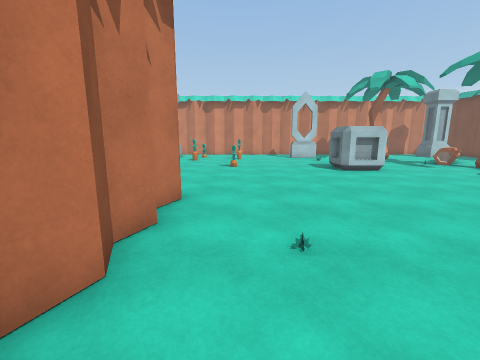
[1] (above)

19 first-person views from a walk through a Unity game level. The camera is 1.5 m above the floor, tilts 10° down and sees 90° across. The floor is counted in squares, 1 m on a side. Each view is taken from the middle of a square. On the plan, view 1 faces up. The plan holds only what a view shows up to about 13 squares ahead; the rest is blank. The place goes on beyond the plan. The player is left out. Surface patterns are stand-ins for the level's own textures.

[2]
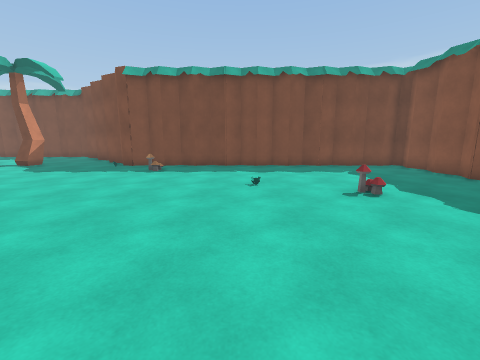

[3]
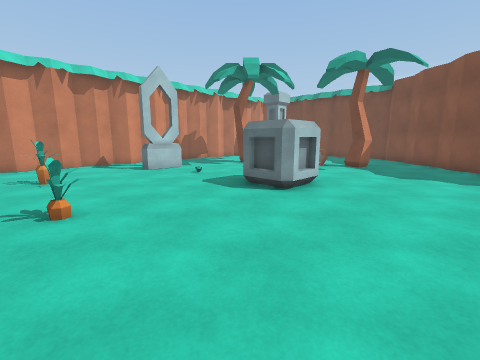

[4]
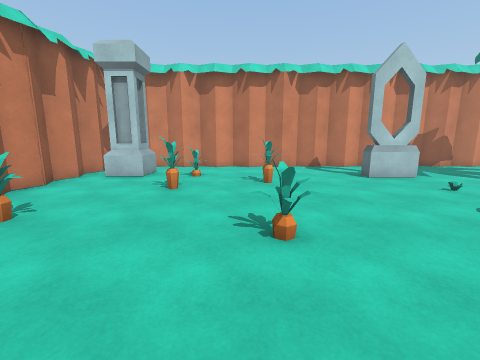

[5]
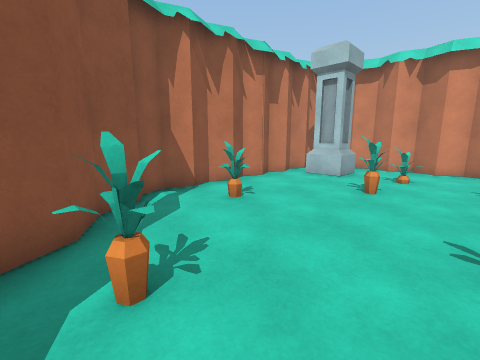

[6]
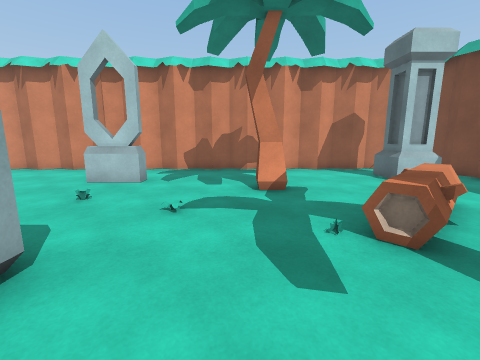

[7]
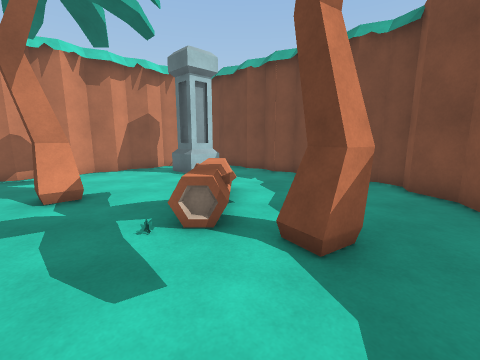

[8]
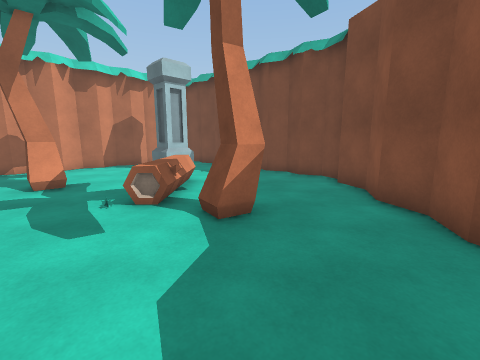

[9]
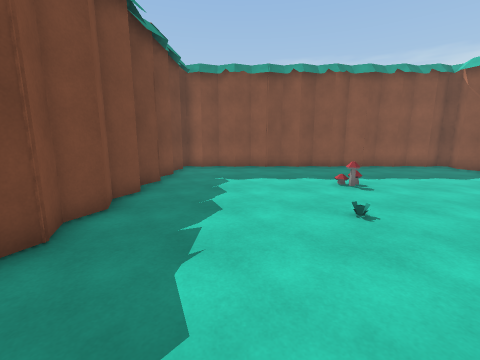

[10]
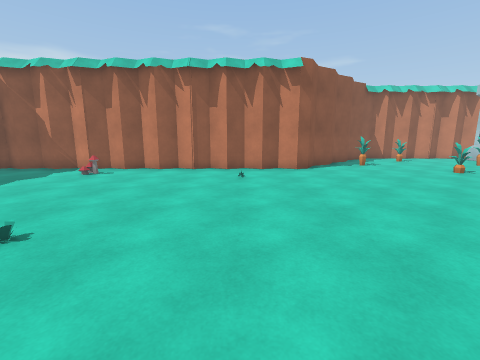

[11]
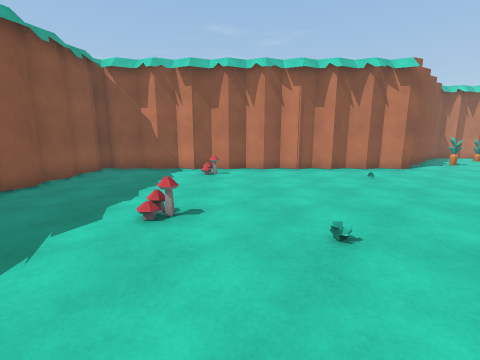

[12]
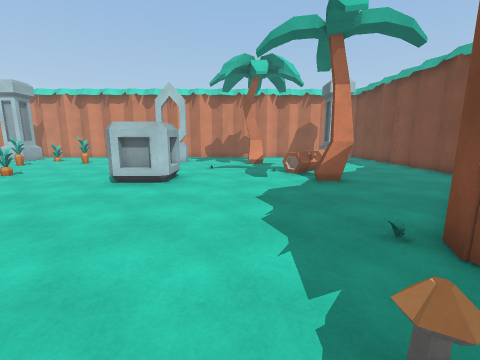

[13]
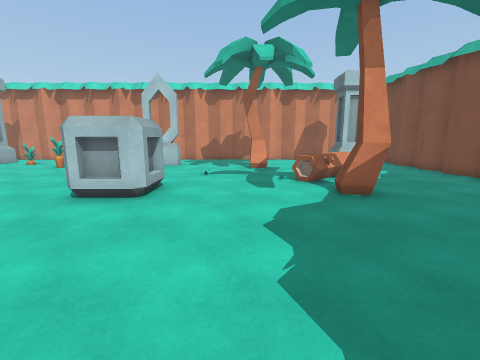

[14]
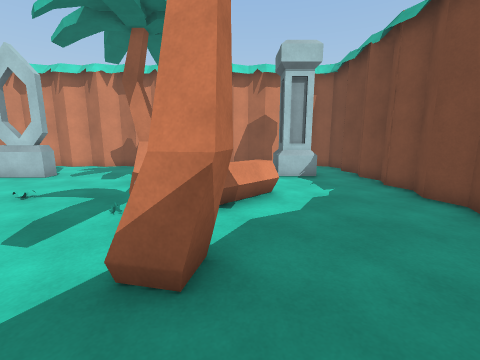

[15]
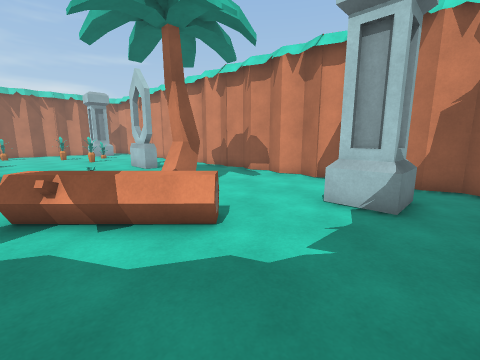

[16]
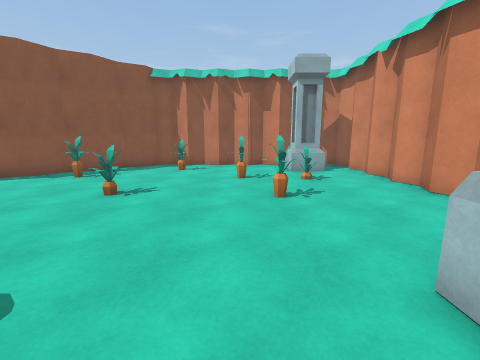

[17]
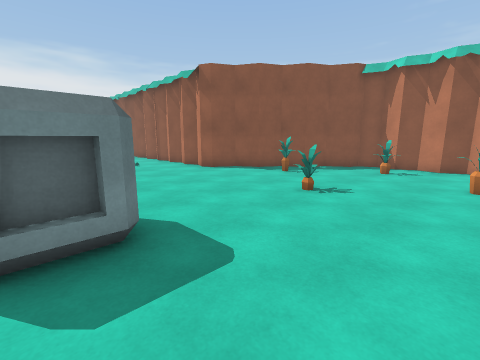

[18]
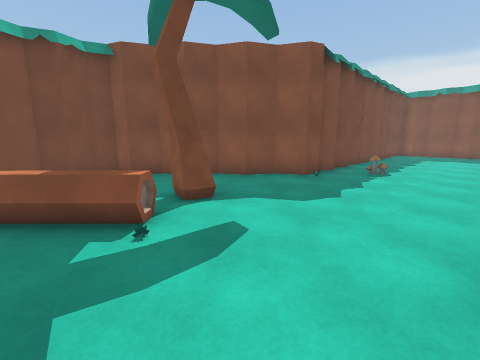

[19]
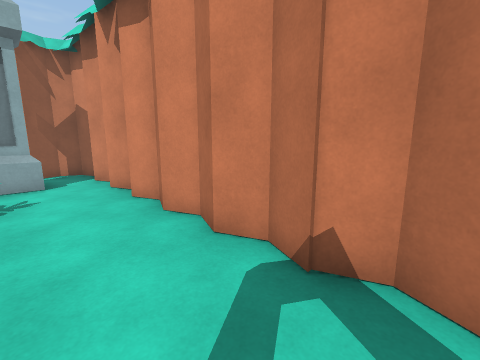

### Floor plan
Key: @ floor where view 1 was taken; # wall or solid block; . floor; = window, fence, low wall or low ledge; O other object.
Columns run from 8 left of view 1 to 18 right of it. Each row starts with its distance up from view 1.
 22  ####O####O####O##O#OO####O
 21 O####.##.##...##...# .....O
 20 ##OO...................OO.#
 19 ##O#.O.................OO.#
 18 ##OO.O......OO....O....OO.#
 17 ##......O.........O.......#
 16 ##...O...............O....#
 15 ##..................OOO...#
 14 #..................OOO....#
 13 ##OO...OO....OO....OO.....#
 12 O#......O....OO.....OO....O
 11  O...........OO.....OO...OO
 10   OO.O..................OO
  9    O...................O
  8     OO................OO
  7      O...............O
  6       O.............OO
  5       #.............#
  4       #...........=.#
  3       #..O..........#
  2       #.............#
  1       O.............O
  0       O.@...........#
 -1       #.............#
 -2       #.............#
 -3       #.=....==.....#
 -4       #......=......O
 -5       O.............#
 -6       #.............#
 -7       #.............#
 -8       ##.##...# ...##
 -9       #########OO####

Positions as (right, up) in squares from view 1, and headings:
1: (0, 0), facing up
2: (-1, 0), facing right
3: (-1, 7), facing up-right
4: (-1, 9), facing up
5: (-1, 9), facing up-left
6: (9, 10), facing up
7: (9, 10), facing up-right
8: (9, 8), facing up-right
9: (9, 4), facing down
10: (10, 3), facing left
11: (10, -2), facing left
12: (9, 3), facing up
13: (9, 5), facing up
14: (13, 9), facing up
15: (17, 13), facing up-left
16: (6, 16), facing left
17: (6, 16), facing down-left
18: (7, 15), facing down-right
19: (4, 19), facing up-left
